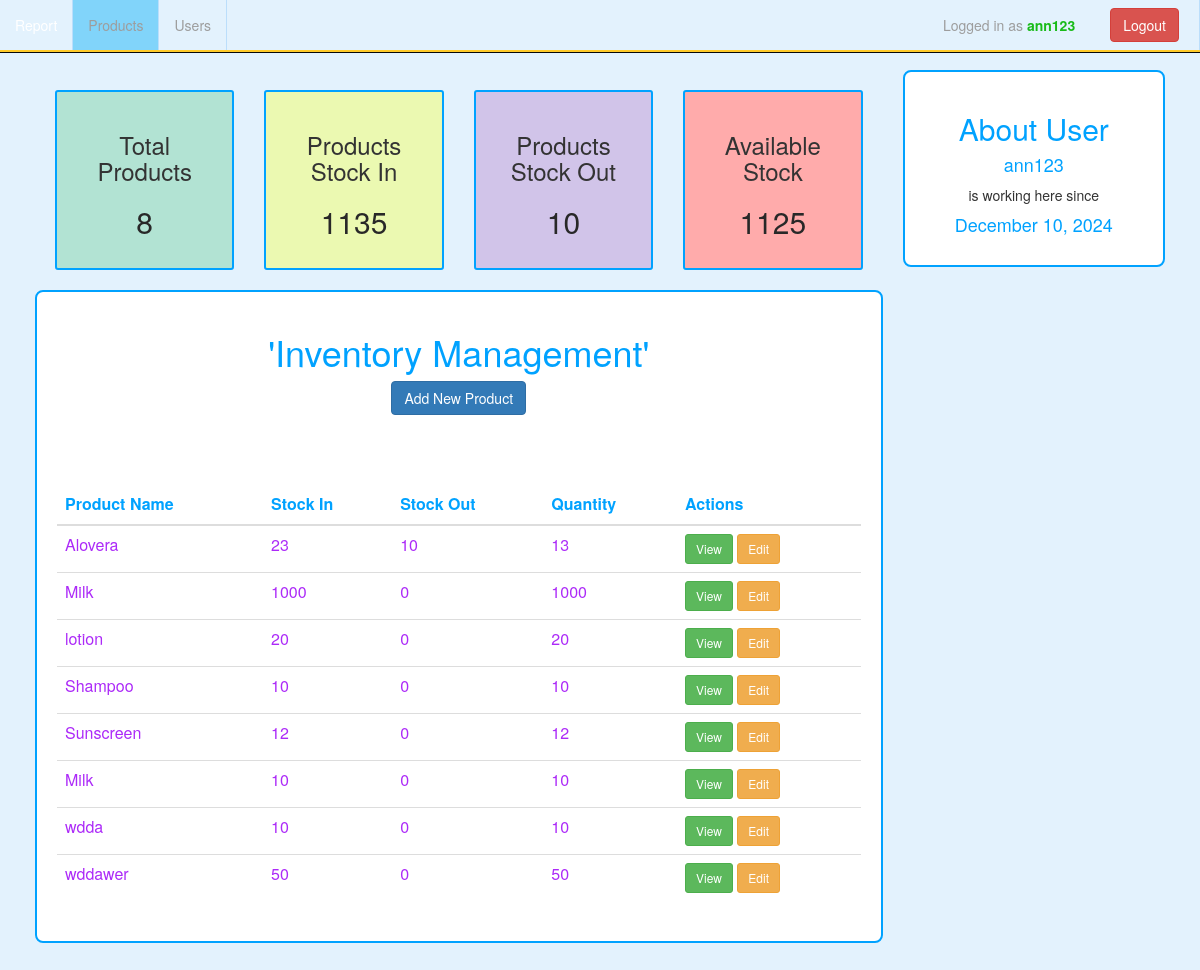
Screenshot of /model/product.php (signed in) with the database file from the repository.
### tables this page shows
CREATE TABLE `products` (
  `id` int(11) NOT NULL,
  `name` varchar(100) NOT NULL,
  `bought` int(11) NOT NULL DEFAULT 0,
  `sold` int(11) NOT NULL DEFAULT 0,
  `image` varchar(300) NOT NULL,
  `created_at` datetime DEFAULT NULL,
  `updated_at` datetime NOT NULL DEFAULT current_timestamp()
);

CREATE TABLE `users_info` (
  `id` int(11) NOT NULL,
  `name` varchar(100) NOT NULL,
  `u_name` varchar(100) NOT NULL,
  `email` varchar(100) DEFAULT NULL,
  `password` varchar(100) NOT NULL,
  `is_active` tinyint(1) NOT NULL DEFAULT 1,
  `is_admin` tinyint(1) NOT NULL DEFAULT 0,
  `avatar` varchar(100) DEFAULT NULL,
  `last_login_time` timestamp NOT NULL DEFAULT current_timestamp() ON UPDATE current_timestamp(),
  `created_at` datetime NOT NULL DEFAULT current_timestamp()
);

### model/product.php (the view, shortened to what this page needs)
<?php
include "navigation.php";
class Product {
    private $conn;
    public function __construct($dbConnection) {
        $this->conn = $dbConnection;
    }
    public function fetchAllProducts() {
        $sql = "SELECT * FROM products";
        return $this->conn->query($sql);
    }
}
$conn = connect();
$product = new Product($conn);
$res = $product->fetchAllProducts();
?>
<html>
    <head>
        <link rel="stylesheet" href="https://maxcdn.bootstrapcdn.com/bootstrap/3.3.7/css/bootstrap.min.css">
        <link rel="stylesheet" type="text/css" href="../css/product.css">
        <link rel="stylesheet" type="text/css" href="../css/navigation.css">
    </head>
    <body>
        <div class="row" style="padding: 50px;">
            <div class="leftcolumn">
                <?php include('product_cards.php')?>
                <div class="card">
                    <div class="text-center">
                        <h1 style="text-align: center; color: #00a2ff">'Inventory Management'</h1>
                        <a href="product.php?add=1" class="btn btn-primary">Add New Product</a>
                    </div>
                    <div class="table_container">
                        <h1 style="text-align: center; color:white;">Products Table</h1>
                        <div class="table-responsive">
                            <table class="table table-dark" id="table">
                                <thead class="thead-light">
                                    <tr>
                                        <th>Product Name</th>
                                        <th>Stock In</th>
                                        <th>Stock Out</th>
                                        <th>Quantity</th>
                                        <th>Actions</th>
                                    </tr>
                                </thead>
                                <tbody>
                                    <?php
                                    if (mysqli_num_rows($res) > 0) {
                                        while ($row = mysqli_fetch_assoc($res)) {
                                            $stock = $row['bought'] - $row['sold'];
                                            echo "<tr>";
                                            echo "<td>".$row['name']."</td>";
                                            echo "<td>".$row['bought']."</td>";
                                            echo "<td>".$row['sold']."</td>";
                                            echo "<td>".$stock."</td>";
                                            echo "<td>
                                                    <a href='viewProduct.php?id=".$row['id']."' class='btn btn-success btn-sm'>View</a>
                                                    <a href='editProduct.php?id=".$row['id']."' class='btn btn-warning btn-sm'>Edit</a>";
                                            echo "</td>";
                                            echo "</tr>";
                                        }
                                    } else {
                                        echo "<tr><td colspan='5'>No products found!</td></tr>";
                                    }
                                    ?>
                                </tbody>
                            </table>
                        </div>
                    </div>
                </div>
            </div>
           <?php include('side_info.php')?>
        </div>
    </body>
</html>

### model/side_info.php (shortened to what this page needs)
<?php
$sq = "SELECT * FROM users_info WHERE id='$userid'";
$thisUser = mysqli_fetch_assoc($conn->query($sq));
?>
<html>
    <head>
        <link rel="stylesheet" href="https://maxcdn.bootstrapcdn.com/bootstrap/3.3.7/css/bootstrap.min.css">
        <link rel="stylesheet" type="text/css" href="../css/product.css">
    </head>
    <body>
        <div class="rightcolumn">
            <div class="card text-center">
                <h2>About User</h2>
                <p>
                    <h4><?php echo htmlspecialchars($thisUser['name']); ?></h4> is working here since <h4><?php echo date('F j, Y', strtotime($thisUser['created_at'])); ?></h4>
                </p>
            </div>
        </div>
    </body>
</html>

### css/product.css (style rules this page uses)
body { background-color: #E3F2FD; margin: 0; height: 100%; overflow-x: hidden; }
* { box-sizing: border-box; }
.leftcolumn { float: left; width: 75%; }
.rightcolumn { float: left; width: 25%; background-color: #E3F2FD; padding-left: 20px; }
.card { background-color: #FFFFFF; padding: 20px; margin-top: 20px; color: #333; border: 2px solid #00A2FF; text-align: center; border-radius: 8px; }
.row:after { content: ""; display: table; clear: both; }
h1, h2, h4, th { color: rgb(0, 162, 255); }
td { color: rgb(172, 42, 248); }

### rows the page displays
products: name "Alovera", bought "23", sold "10", stock "13"
products: name "Milk", bought "1000", sold "0"
products: name "lotion", bought "20", sold "0"
products: name "Shampoo", bought "10", sold "0"
products: name "Sunscreen", bought "12", sold "0"
products: name "Milk", bought "10", sold "0"
products: name "wdda", bought "10", sold "0"
products: name "wddawer", bought "50", sold "0"
users_info: name "ann123", created_at "December 10, 2024"

### other values shown
$user "ann123"
$totalProducts['products'] "8"
$totalBought['total_bought'] "1135"
$totalSold['total_sold'] "10"
$stockAvailable "1125"
